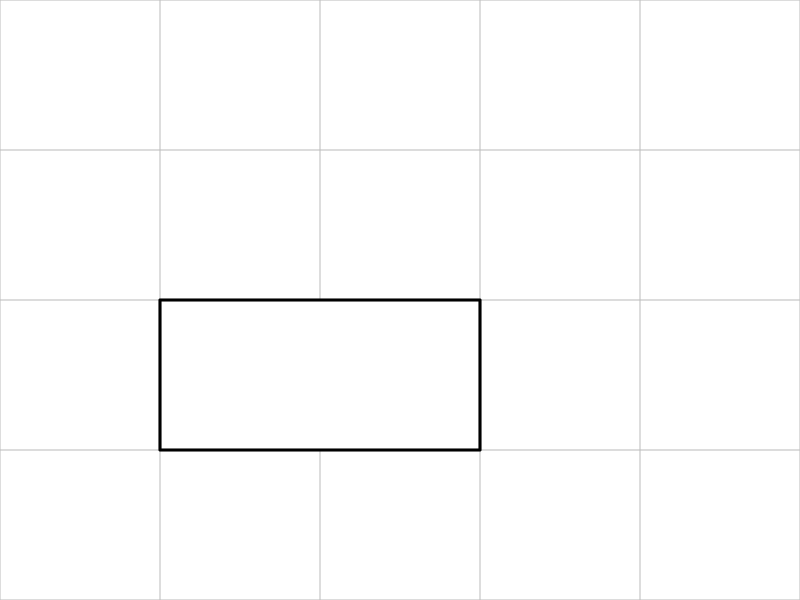
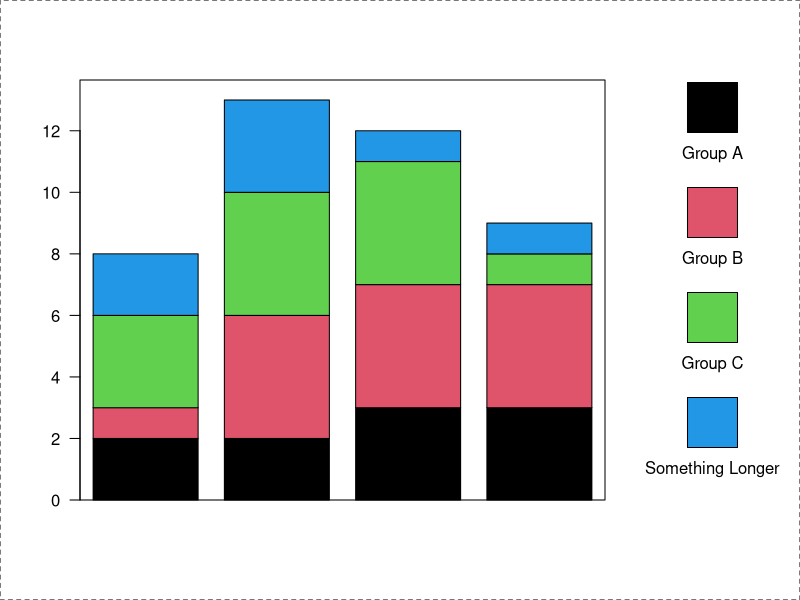
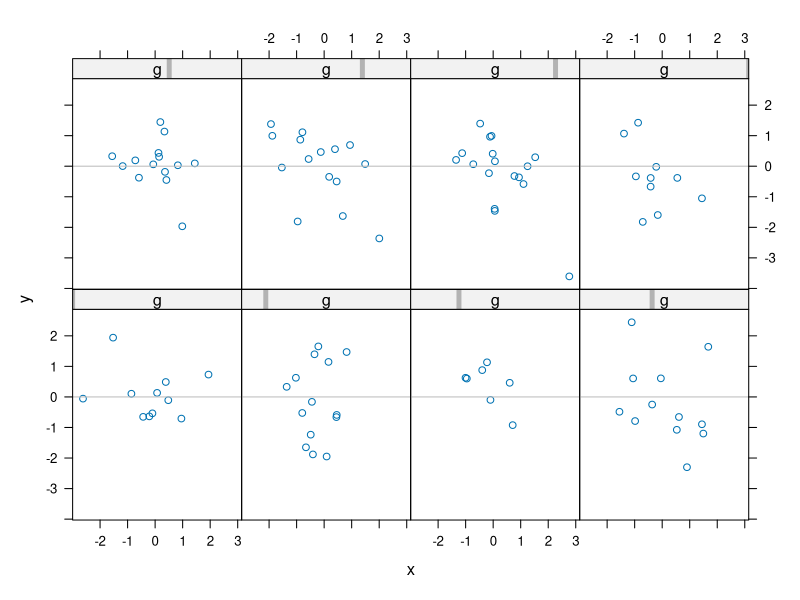
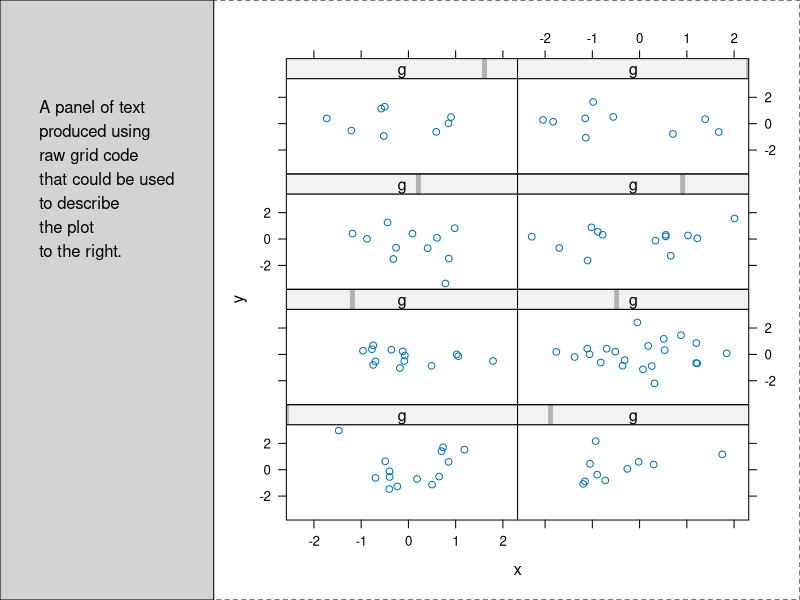

Reproduce these figures in R, in order.
###################################################
### chunk number 1: 
###################################################
library(grDevices)
library(graphics) # for par
library(stats) # for rnorm
library(grid)
ps.options(pointsize=12)
options(width=60)



###################################################
### chunk number 2:  eval=FALSE
###################################################
## viewport(x = 0.5, y = 0.5, width = 0.5, height = 0.25,
## angle=45)
## 


###################################################
### chunk number 3: viewport
###################################################
grid.show.viewport(viewport(x = 0.5, y = 0.5, width = 0.5, height = 0.25,
  angle=45))



###################################################
### chunk number 4: pushviewports
###################################################
grid.rect(gp=gpar(lty="dashed"))
vp1 <- viewport(x=0, y=0.5, w=0.5, h=0.5, 
  just=c("left", "bottom"), name="vp1")
vp2 <- viewport(x=0.5, y=0, w=0.5, h=0.5, 
  just=c("left", "bottom"))
pushViewport(vp1)
grid.rect(gp=gpar(col="grey"))
grid.text("Some drawing in graphics region 1", 
  y=0.8)
upViewport()
pushViewport(vp2)
grid.rect(gp=gpar(col="grey"))
grid.text("Some drawing in graphics region 2", 
  y=0.8)
upViewport()
downViewport("vp1")
grid.text("MORE drawing in graphics region 1", 
  y=0.2)
popViewport()



###################################################
### chunk number 5: vpstack
###################################################
grid.rect(gp=gpar(lty="dashed"))
vp <- viewport(width = 0.5, height = 0.5)
pushViewport(vp)
grid.rect(gp=gpar(col="grey"))
grid.text("quarter of the page",
  y=0.85)
pushViewport(vp)
grid.rect()
grid.text("quarter of the\nprevious viewport")
popViewport(2)



###################################################
### chunk number 6: units
###################################################
     unit(1, "npc")
     unit(1:3/4, "npc")
     unit(1:3/4, "npc")[2]
     unit(1:3/4, "npc") + unit(1, "inches")
     min(unit(0.5, "npc"), unit(1, "inches"))
     unit.c(unit(0.5, "npc"), unit(2, "inches") + unit(1:3/4, "npc"),
            unit(1, "strwidth", "hi there"))



###################################################
### chunk number 7: vpcoords
###################################################
pushViewport(viewport(y=unit(3, "lines"), width=0.9,
height=0.8, just="bottom", xscale=c(0, 100)))
grid.rect(gp=gpar(col="grey"))
grid.xaxis()
pushViewport(viewport(x=unit(60, "native"), y=unit(0.5, "npc"),
  width=unit(1, "strwidth", "coordinates for everyone"),
  height=unit(3, "inches")))
grid.rect()
grid.text("coordinates for everyone")
popViewport(2)



###################################################
### chunk number 8: vplayout
###################################################
pushViewport(viewport(layout=grid.layout(4, 5)))
grid.rect(gp=gpar(col="grey"))
grid.segments(c(1:4/5, rep(0, 3)), c(rep(0, 4), 1:3/4),
              c(1:4/5, rep(1, 3)), c(rep(1, 4), 1:3/4),
              gp=gpar(col="grey"))
pushViewport(viewport(layout.pos.col=2:3, layout.pos.row=3))
grid.rect(gp=gpar(lwd=3))
popViewport(2)



###################################################
### chunk number 9: layoutcomplex
###################################################
grid.show.layout(grid.layout(4, 4, widths=unit(c(3, 1, 1, 1),
  c("lines", "null", "null", "cm")), heights=c(1, 1, 2, 3), 
  c("cm", "null", "null", "lines")))



###################################################
### chunk number 10: gpar
###################################################
pushViewport(viewport(gp=gpar(fill="grey", fontface="italic")))
grid.rect()
grid.rect(width=0.8, height=0.6, gp=gpar(fill="white"))
grid.text(paste("This text and the inner rectangle",
  "have specified their own gpar settings", sep="\n"), 
  y=0.75, gp=gpar(fontface="plain"))
grid.text(paste("This text and the outer rectangle",
  "accept the gpar settings of the viewport", sep="\n"), 
  y=0.25)
popViewport()



###################################################
### chunk number 11: simpleplot
###################################################
grid.rect(gp=gpar(lty="dashed"))
x <- y <- 1:10
pushViewport(plotViewport(c(5.1, 4.1, 4.1, 2.1)))
pushViewport(dataViewport(x, y))
grid.rect()
grid.xaxis()
grid.yaxis()
grid.points(x, y)
grid.text("1:10", x=unit(-3, "lines"), rot=90)
popViewport(2)



###################################################
### chunk number 12: bpdata
###################################################
barData <- matrix(sample(1:4, 16, replace=T), ncol=4)  



###################################################
### chunk number 13: barconstraint
###################################################
boxColours <- 1:4



###################################################
### chunk number 14: bpfun
###################################################
bp <- function(barData) {
  nbars <- dim(barData)[2]
  nmeasures <- dim(barData)[1]
  barTotals <- rbind(rep(0, nbars), apply(barData, 2, cumsum))
  barYscale <- c(0, max(barTotals)*1.05)
  pushViewport(plotViewport(c(5, 4, 4, 1),
                             yscale=barYscale,
                             layout=grid.layout(1, nbars)))
  grid.rect()
  grid.yaxis()
  for (i in 1:nbars) {
    pushViewport(viewport(layout.pos.col=i, yscale=barYscale))
    grid.rect(x=rep(0.5, nmeasures),
              y=unit(barTotals[1:nmeasures, i], "native"),
              height=unit(diff(barTotals[,i]), "native"),
              width=0.8, just="bottom", gp=gpar(fill=boxColours))
    popViewport()
  }
  popViewport()
}



###################################################
### chunk number 15: legendlabels
###################################################
legLabels <- c("Group A", "Group B", "Group C", "Something Longer")
boxSize <- unit(0.5, "inches")



###################################################
### chunk number 16: legfun
###################################################
leg <- function(legLabels) {
  nlabels <- length(legLabels)
  pushViewport(viewport(layout=grid.layout(nlabels, 1)))
  for (i in 1:nlabels) {
    pushViewport(viewport(layout.pos.row=i))
    grid.rect(width=boxSize, height=boxSize, just="bottom",
              gp=gpar(fill=boxColours[i]))
    grid.text(legLabels[i], y=unit(0.5, "npc") - unit(1, "lines"))
    popViewport()
  }
  popViewport()
}



###################################################
### chunk number 17: barplot
###################################################
grid.rect(gp=gpar(lty="dashed"))
legend.width <- max(unit(rep(1, length(legLabels)), 
                         "strwidth", as.list(legLabels)) +
                    unit(2, "lines"),
                    unit(0.5, "inches") + unit(2, "lines"))
pushViewport(viewport(layout=grid.layout(1, 2, 
  widths=unit.c(unit(1,"null"), legend.width))))
pushViewport(viewport(layout.pos.col=1))
bp(barData)
popViewport()
pushViewport(viewport(layout.pos.col=2))
pushViewport(plotViewport(c(5, 0, 4, 0)))
leg(legLabels)
popViewport(3)





###################################################
### chunk number 18: 
###################################################
if ("lattice" %in% .packages(all.available=TRUE))
  library(lattice)
grid.placeholder <- function() {
  grid.rect()
  grid.text(paste("The lattice package was not installed when",
    "this document was built.",
    "To see the output for this example either:",
    "  (i)  (if you installed R yourself and have lattice installed)",
    "       type the commands ...",
    "           library(utils)",
    "           buildVignettes(\"grid\")",
    "       ... to rebuild this document.",
    "  (ii) look at the version of this document available at",
    "         http://www.stat.auckland.ac.nz/~paul/grid/grid.html",
    sep="\n"), x=unit(1, "inches"), just="left")
}



###################################################
### chunk number 19: trellisdata eval=FALSE
###################################################
## x <- rnorm(100)
## y <- rnorm(100)
## g <- sample(1:8, 100, replace=T)
## 


###################################################
### chunk number 20: trellispanelplot eval=FALSE
###################################################
## if ("lattice" %in% .packages()) {
##   xyplot(y ~ x | g, panel=function(x, y) { panel.xyplot(x, y);
##     grid.lines(unit(c(0, 1), "npc"), unit(0, "native"), gp=gpar(col="grey")) })
## }
## 


###################################################
### chunk number 21: trellispanel
###################################################
x <- rnorm(100)
y <- rnorm(100)
g <- sample(1:8, 100, replace=T)

if ("lattice" %in% .packages()) {
  print(
if ("lattice" %in% .packages()) {
  xyplot(y ~ x | g, panel=function(x, y) { panel.xyplot(x, y);
    grid.lines(unit(c(0, 1), "npc"), unit(0, "native"), gp=gpar(col="grey")) })
}

)
} else {
  grid.placeholder()
}




###################################################
### chunk number 22: trellisstripplot eval=FALSE
###################################################
## if ("lattice" %in% .packages()) {
## xyplot(y ~ x | g, strip=function(which.given, which.panel, ...) { 
##   grid.text(paste("Variable ", which.given, ": Level ",
##   which.panel[which.given], sep=""), unit(1, "mm"), .5, just="left") })
## }
## 


###################################################
### chunk number 23: trellisstrip
###################################################
x <- rnorm(100)
y <- rnorm(100)
g <- sample(1:8, 100, replace=T)

if ("lattice" %in% .packages()) {
print(
if ("lattice" %in% .packages()) {
xyplot(y ~ x | g, strip=function(which.given, which.panel, ...) { 
  grid.text(paste("Variable ", which.given, ": Level ",
  which.panel[which.given], sep=""), unit(1, "mm"), .5, just="left") })
}

)
} else {
  grid.placeholder()
}



###################################################
### chunk number 24: trellisgridplot eval=FALSE
###################################################
## if ("lattice" %in% .packages()) {
## someText <- paste("A panel of text",
##   "produced using", "raw grid code", "that could be used", "to describe", 
##   "the plot", "to the right.", sep="\n")
## latticePlot <- xyplot(y ~ x | g, layout=c(2, 4))
## grid.rect(gp=gpar(lty="dashed"))
## pushViewport(viewport(layout=grid.layout(1, 2,
##   widths=unit.c(unit(1, "strwidth", someText) + unit(2, "cm"),
##   unit(1, "null")))))
## pushViewport(viewport(layout.pos.col=1))
## grid.rect(gp=gpar(fill="light grey"))
## grid.text(someText,
##   x = unit(1, "cm"), y=unit(1, "npc") - unit(1, "inches"),
##   just=c("left", "top"))
## popViewport()
## pushViewport(viewport(layout.pos.col=2))
## print(latticePlot, newpage=FALSE)
## popViewport(2)
## }
## 


###################################################
### chunk number 25: trellisgrid
###################################################
x <- rnorm(100)
y <- rnorm(100)
g <- sample(1:8, 100, replace=T)

if ("lattice" %in% .packages()) {
if ("lattice" %in% .packages()) {
someText <- paste("A panel of text",
  "produced using", "raw grid code", "that could be used", "to describe", 
  "the plot", "to the right.", sep="\n")
latticePlot <- xyplot(y ~ x | g, layout=c(2, 4))
grid.rect(gp=gpar(lty="dashed"))
pushViewport(viewport(layout=grid.layout(1, 2,
  widths=unit.c(unit(1, "strwidth", someText) + unit(2, "cm"),
  unit(1, "null")))))
pushViewport(viewport(layout.pos.col=1))
grid.rect(gp=gpar(fill="light grey"))
grid.text(someText,
  x = unit(1, "cm"), y=unit(1, "npc") - unit(1, "inches"),
  just=c("left", "top"))
popViewport()
pushViewport(viewport(layout.pos.col=2))
print(latticePlot, newpage=FALSE)
popViewport(2)
}

} else {
  grid.placeholder()
}



###################################################
### chunk number 26:  eval=FALSE
###################################################
## grid.newpage()
## 


